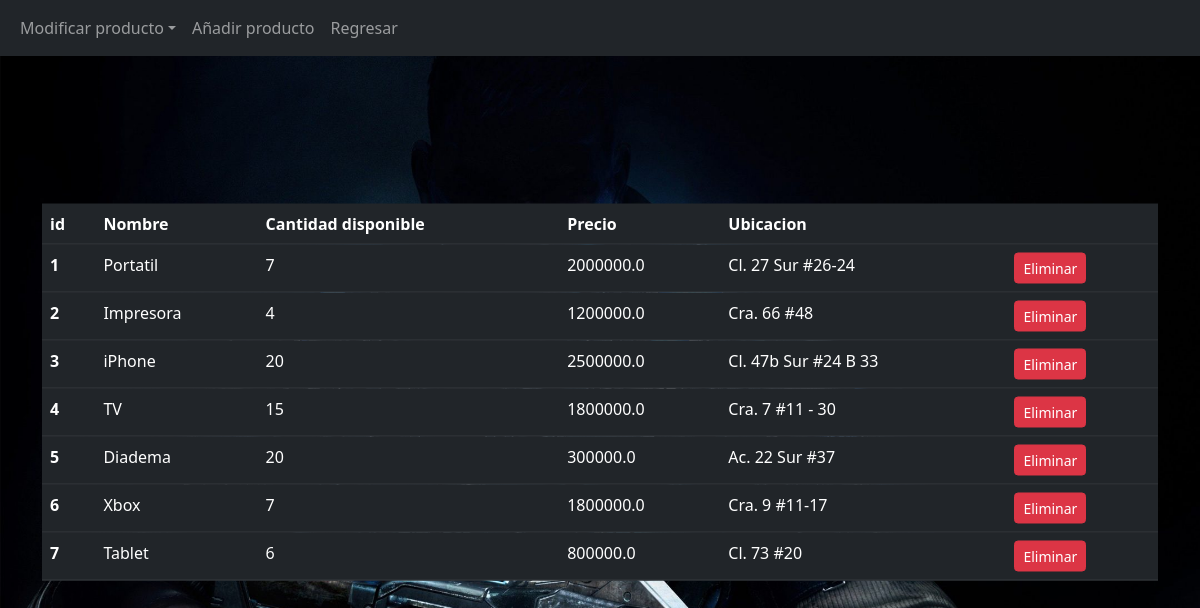
Page /inventario on the committed database.
### models.py (models this page shows, shortened)
class producto(db.Base):
    __tablename__ = "producto"
    __table_args__ = {'sqlite_autoincrement': True}
    id_producto = Column(Integer, primary_key=True)
    nombreDelProducto = Column(String(200))
    cantidadDisponible = Column(Integer)
    cantidadTotal=Column(Integer)
    cantidadVendida=Column(Integer)
    precio = Column(Float)
    ubicacion=Column(String(200))
    ganancias=Column(Float,nullable=False)
    imagen=Column(String)
    def __str__(self):
        return "{}->producto->{} cantidad->{} precio->{} ubicacion->{}".format(self.id_producto,self.nombreDelProducto,self.cantidadTotal,self.precio,self.ubicacion)

### main.py (the view)
@app.route("/inventario")
def inven():
    todos_los_productos=db.session.query(producto).all()
    for i in todos_los_productos:
        print(i)
    return render_template("inventario.html",lista_productos=todos_los_productos)

### templates/inventario.html (shortened to what this page needs)
<!DOCTYPE html>
<html lang="en">
<head>
    <link rel="stylesheet" href="{{url_for('static', filename= 'main.css')}}">
    <link href="https://cdn.jsdelivr.net/npm/bootstrap@5.3.0/dist/css/bootstrap.min.css" rel="stylesheet">
</head>
<body>
<div>
    <nav class="navbar navbar-expand-lg bg-dark" data-bs-theme="dark">
      <div class="container-fluid">
          <ul class="navbar-nav me-auto ul ">
              <li class="nav-item">
                  <a class="nav-link dropdown-toggle" href="#" role="button" data-bs-toggle="dropdown" aria-expanded="false">Modificar producto</a>
              </li>
               <li>
                  <a class="nav-link " href="/añadirproducto"><font style="vertical-align: inherit;"><font style="vertical-align: inherit;">Añadir producto</font></font></a>
              </li>
              <li>
                  <a class="nav-link " href="/menuadm"><font style="vertical-align: inherit;"><font style="vertical-align: inherit;">Regresar</font></font></a>
              </li>
          </ul>
        </div>
    </nav>
</div>
<div class="position-absolute top-50 start-50 translate-middle container-lg">
    <table class="table table-dark table-hover">
          <thead>
            <tr>
              <th scope="col">id</th>
              <th scope="col">Nombre</th>
              <th scope="col">Cantidad disponible</th>
              <th scope="col">Precio</th>
              <th scope="col">Ubicacion</th>
                <th scope="col"></th>
            </tr>
          </thead>
          <tbody>
            <tr>
                {% for producto in (lista_productos)%}
              <th scope="row">{{producto.id_producto}}</th>
                <td>{{producto.nombreDelProducto}}</td>
                <td>{{producto.cantidadDisponible}}</td>
                <td>{{producto.precio}}</td>
                <td>{{producto.ubicacion}}</td>
                <td><a href="/eliminar-producto/{{producto.id_producto}}" style="text-decoration:none" class="btn btn-danger btn-sm">Eliminar</a></td>
            </tr>
                {%endfor%}
          </tbody>
    </table>
</div>
</body>
</html>

### static/main.css (style rules this page uses)
body { margin: 0px; background-image: url("img/fondo.jpg"); background-attachment: fixed; background-size: cover; }

### rows in the picture
producto: id_producto "1", nombreDelProducto "Portatil", cantidadDisponible "7", precio "2000000.0", ubicacion "Cl. 27 Sur #26-24"
producto: id_producto "2", nombreDelProducto "Impresora", cantidadDisponible "4", precio "1200000.0", ubicacion "Cra. 66 #48"
producto: id_producto "3", nombreDelProducto "iPhone", cantidadDisponible "20", precio "2500000.0", ubicacion "Cl. 47b Sur #24 B 33"
producto: id_producto "4", nombreDelProducto "TV", cantidadDisponible "15", precio "1800000.0", ubicacion "Cra. 7 #11 - 30"
producto: id_producto "5", nombreDelProducto "Diadema", cantidadDisponible "20", precio "300000.0", ubicacion "Ac. 22 Sur #37"
producto: id_producto "6", nombreDelProducto "Xbox", cantidadDisponible "7", precio "1800000.0", ubicacion "Cra. 9 #11-17"
producto: id_producto "7", nombreDelProducto "Tablet", cantidadDisponible "6", precio "800000.0", ubicacion "Cl. 73 #20"
